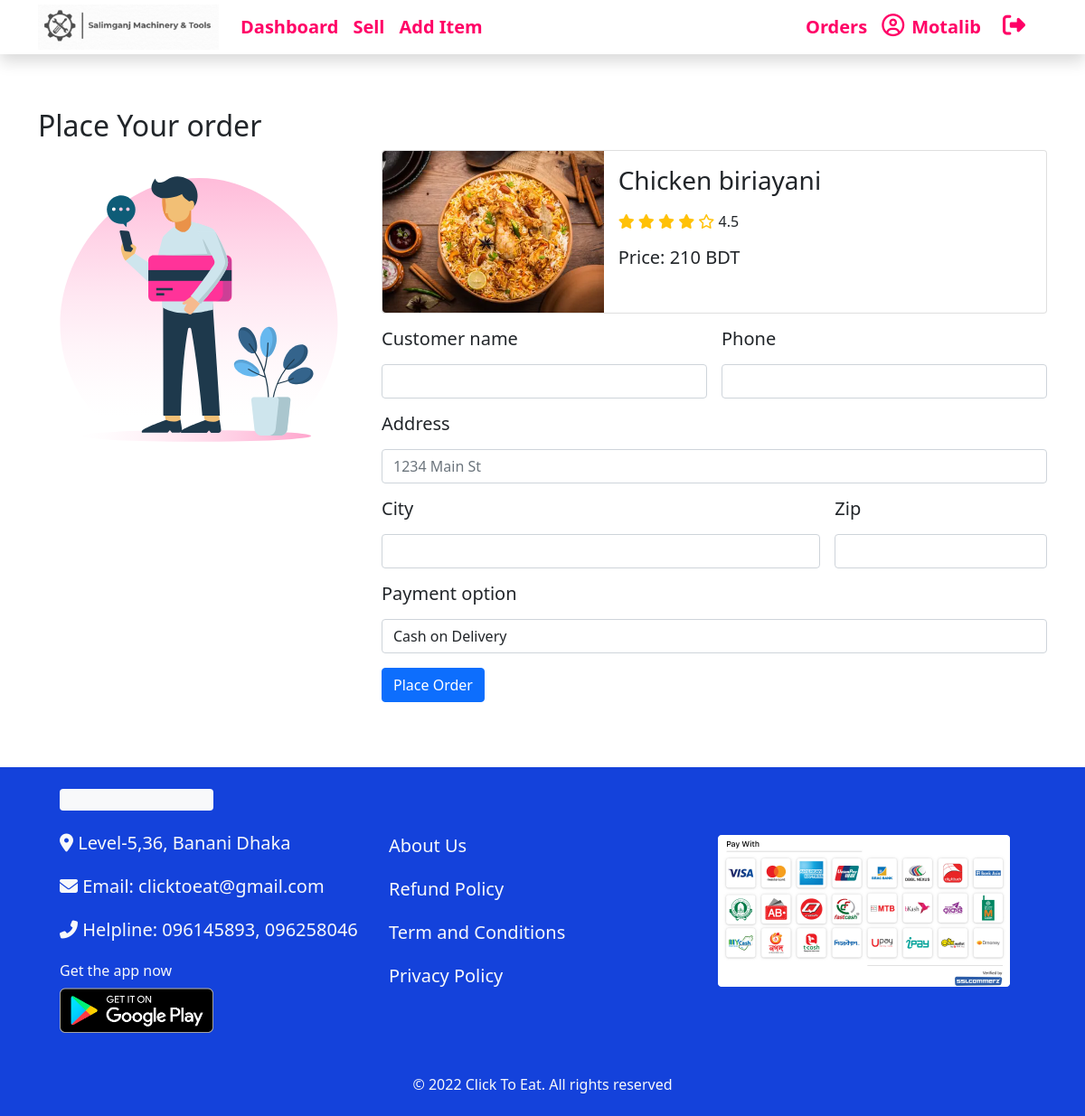
/placeOrder.php?id=101 (signed in), run on the app's committed database.
### tables this page shows
CREATE TABLE `food` (
  `id` int(11) NOT NULL,
  `cat_id` int(11) NOT NULL,
  `foodname` varchar(50) NOT NULL,
  `description` varchar(250) NOT NULL,
  `img_src` varchar(50) NOT NULL,
  `price` int(11) NOT NULL
);

### placeOrder.php (the view, shortened to what this page needs)
<!DOCTYPE html>
<html lang="en">
<head>
    <link href="https://cdn.jsdelivr.net/npm/bootstrap@5.0.2/dist/css/bootstrap.min.css" rel="stylesheet">
    <link rel="stylesheet" href="styles/style.css">
</head>
<body>
    <?php require('./header.php') ?>
    <?php require('./connection.php');
    $foodId = $_GET["id"];
    $food = "SELECT id,description,foodname,price,img_src,cat_id FROM food WHERE id='$foodId'";
    $result = $conn->query($food);
    if ($result->num_rows > 0) {
        while ($row = $result->fetch_assoc()) {
            $foodname = $row['foodname'];
            $price = $row['price'];
            $cat_id = $row["cat_id"];
            $img_src = $row["img_src"];
        }
    } else {
        echo "<p class='alert-danger p-2'>Order failed!. </p>";
    }
    ?>
    <br>
    <br><br>
    <main class="mt-5">
        <div class="container">
            <h2 class="my-2">Place Your order</h2>
        </div>
        <div class="container">
            <div class="row">
                <div class="col-sm-4">
                    <div>
                        <img src="images/illustration/payment.svg" alt="">
                    </div>
                </div>
                <div class="col-sm-8">
                    <div class="card mb-3 w-100">
                        <div class="row g-0">
                            <div class="col-md-4">
                                <img src="images/food/<?php echo $cat_id . "/" . $img_src; ?>.webp" class="img-fluid rounded-start" alt="...">
                            </div>
                            <div class="col-md-8">
                                <div class="card-body">
                                    <h3 class="card-title"> <?php echo $foodname; ?></h3>
                                    <p> <i class="fas fa-star text-warning"></i>
                                        <i class="fas fa-star text-warning"></i>
                                        <i class="fas fa-star text-warning"></i>
                                        <i class="fas fa-star text-warning"></i>
                                        <i class="far fa-star text-warning"></i>
                                        <span>4.5</span>
                                    </p>
                                    <h5>Price: <?php echo $price; ?> BDT</h5>
                                </div>
                            </div>
                        </div>
                    </div>
                    <form class="row g-3" action="processOrder.php" method="POST">
                        <div class="col-md-6">
                            <label for="cname" class="form-label">
                                <h5>Customer name</h5>
                            </label>
                            <input name="cname" type="text" class="form-control" id="inputEmail4">
                        </div>
                        <div class="col-md-6">
                            <label for="phone" class="form-label">
                                <h5>Phone</h5>
                            </label>
                            <input name="phone" type="phone" class="form-control" id="phone">
                        </div>
                        <div class="col-12">
                            <label for="inputAddress" class="form-label">
                                <h5>Address</h5>
                            </label>
                            <input name="address" type="text" class="form-control" id="inputAddress" placeholder="1234 Main St">
                        </div>
                        <div class="col-md-8">
                            <label for="inputCity" class="form-label">
                                <h5>City</h5>
                            </label>
                            <input name="city" type="text" class="form-control" id="inputCity">
                        </div>
                        <div class="col-md-4">
                            <label for="inputZip" class="form-label">
                                <h5>Zip</h5>
                            </label>
                            <input name="zip" type="text" class="form-control" id="inputZip">
                        </div>
                        <div class="col-md-12">
                            <label for="patOpt" class="form-label">
                                <h5>Payment option</h5>
                            </label>
                            <select name="patOpt" class="form-control">
                                <option value="cod">Cash on Delivery</option>
                            </select>
                        </div>
                        <div class="col-12">
                            <button type="submit" class="btn btn-primary">Place Order</button>
                        </div>
                    </form>
                </div>
            </div>
        </div>
    </main>
    <br><br><br>
    <?php require('./footer.php') ?>
</body>
</html>

### data on the page
food: img_src (picture), foodname "Chicken biriayani", price "210"

### other printed values
$_SESSION["fname"] "Motalib"
